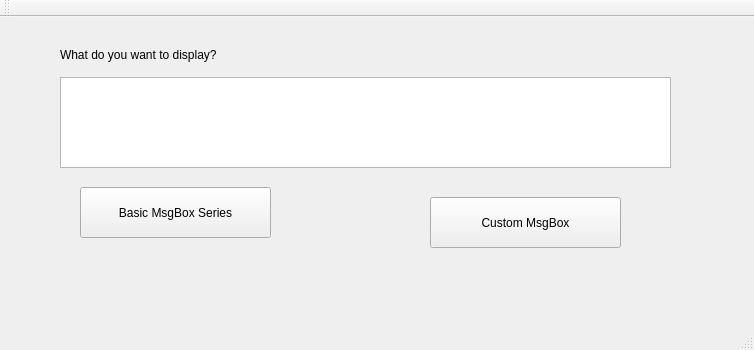
<?xml version="1.0" encoding="UTF-8"?>
<ui version="4.0">
 <class>MainWindow</class>
 <widget class="QMainWindow" name="MainWindow">
  <property name="geometry">
   <rect>
    <x>0</x>
    <y>0</y>
    <width>754</width>
    <height>350</height>
   </rect>
  </property>
  <property name="windowTitle">
   <string>MainWindow</string>
  </property>
  <widget class="QWidget" name="centralWidget">
   <widget class="QTextEdit" name="txtContent">
    <property name="geometry">
     <rect>
      <x>60</x>
      <y>60</y>
      <width>611</width>
      <height>91</height>
     </rect>
    </property>
   </widget>
   <widget class="QPushButton" name="btnSimpleBox">
    <property name="geometry">
     <rect>
      <x>80</x>
      <y>170</y>
      <width>191</width>
      <height>51</height>
     </rect>
    </property>
    <property name="text">
     <string>Basic MsgBox Series</string>
    </property>
   </widget>
   <widget class="QLabel" name="label">
    <property name="geometry">
     <rect>
      <x>60</x>
      <y>30</y>
      <width>251</width>
      <height>16</height>
     </rect>
    </property>
    <property name="text">
     <string>What do you want to display?</string>
    </property>
   </widget>
   <widget class="QPushButton" name="btnCustomBox">
    <property name="geometry">
     <rect>
      <x>430</x>
      <y>180</y>
      <width>191</width>
      <height>51</height>
     </rect>
    </property>
    <property name="text">
     <string>Custom MsgBox</string>
    </property>
   </widget>
  </widget>
  <widget class="QMenuBar" name="menuBar">
   <property name="geometry">
    <rect>
     <x>0</x>
     <y>0</y>
     <width>754</width>
     <height>23</height>
    </rect>
   </property>
  </widget>
  <widget class="QToolBar" name="mainToolBar">
   <attribute name="toolBarArea">
    <enum>TopToolBarArea</enum>
   </attribute>
   <attribute name="toolBarBreak">
    <bool>false</bool>
   </attribute>
  </widget>
  <widget class="QStatusBar" name="statusBar"/>
 </widget>
 <layoutdefault spacing="6" margin="11"/>
 <resources/>
 <connections/>
</ui>
